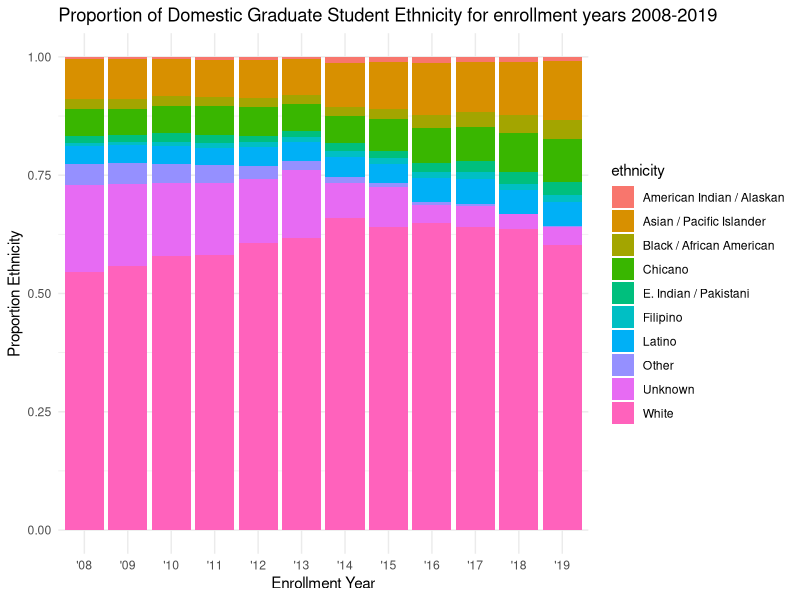

Generate this figure with R:
## ---- chunk 1
knitr::opts_chunk$set(echo = TRUE)
library(tidyverse)
library(here)
## ---- chunk 2
ucsb_grad <- read.csv(here("data","ucsb_grad_data.csv"))
## ---- chunk 3
ggplot(data=ucsb_grad, aes(x=  year_abbr, y=domestic_enrollment, fill=ethnicity))+
  geom_col(position = "fill") +
  labs(x="Enrollment Year", y="Proportion Ethnicity", title="Proportion of Domestic Graduate Student Ethnicity for enrollment years 2008-2019 ")+
  theme_minimal()
